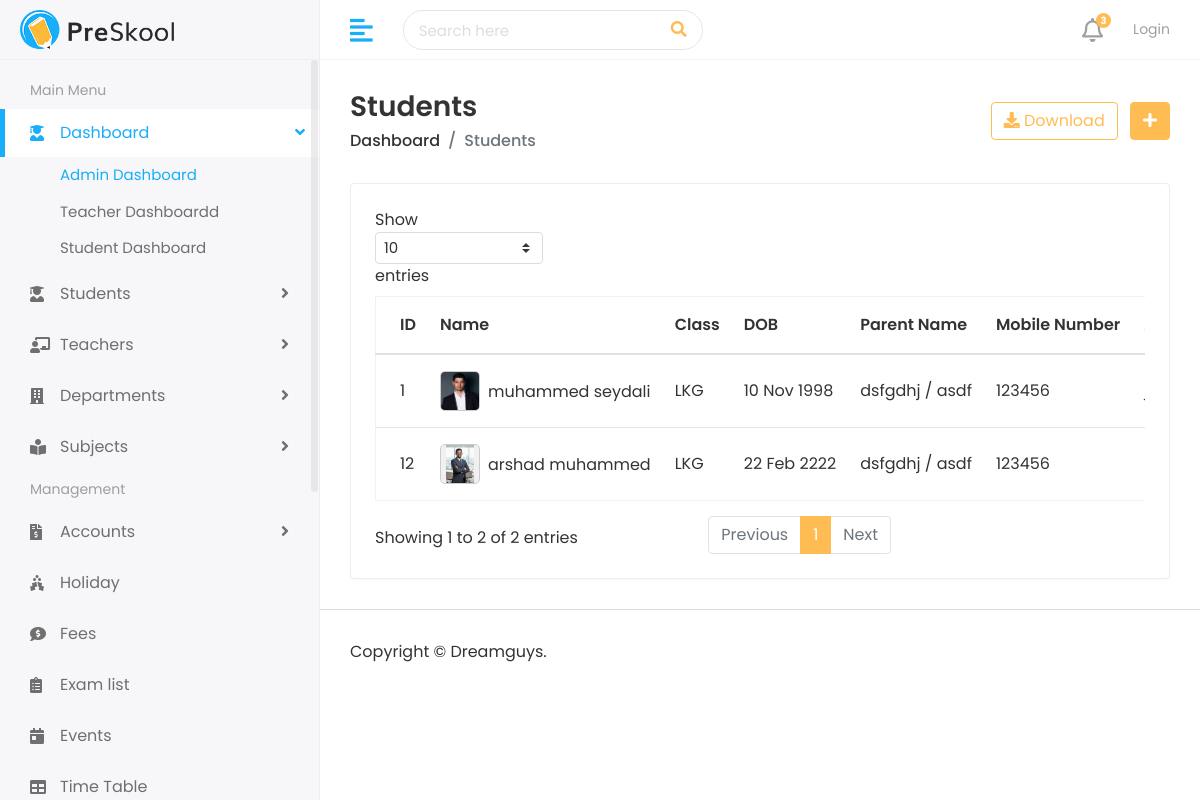
/student-list/, run on the app's committed database.
### student/models.py (models this page shows, shortened)
class Student(models.Model):
    first_name = models.CharField(max_length=100)
    last_name = models.CharField(max_length=100)
    slug = models.SlugField(max_length=255, unique=True, blank=True)
    student_id = models.CharField(max_length=100, unique=True)
    gender = models.CharField(
        max_length=10,
        choices=[('Male', 'Male'), ('Female', 'Female')]
    )
    date_of_birth = models.DateField()
    student_class = models.CharField(max_length=100)
    religion = models.CharField(max_length=100)
    joining_date = models.DateField()
    mobile_number = models.CharField(max_length=15)
    admission_number = models.CharField(max_length=15, unique=True)
    section = models.CharField(max_length=15)
    student_image = models.ImageField(upload_to="student/", blank=True, null=True)
    parent = models.OneToOneField(Parent, on_delete=models.CASCADE)

class Parent(models.Model):
    father_name = models.CharField(max_length=100)
    father_occupation = models.CharField(max_length=100)
    father_mobile = models.CharField(max_length=15)
    father_email = models.EmailField(max_length=100)
    mother_name = models.CharField(max_length=100)
    mother_email = models.EmailField(max_length=100)
    mother_mobile = models.CharField(max_length=15)
    present_address = models.TextField()
    permanent_address = models.TextField()

### student/views.py (the view)
# urls.py: path('student-list/', views.student_list, name='student-list'),
def student_list(request):
    try:
        student_list = Student.objects.select_related('parent').all()
        context = {
            'student_list': student_list
        }
        return render(request, 'students/students.html', context)
    except Exception as e:
        messages.error(request, f"Error fetching student list: {e}")
        return render(request, 'students/students.html', {'student_list': []})

### templates/students/students.html (shortened to what this page needs)
{% extends 'home/base.html' %}
{% load static %}
{% block body %}
<div class="page-wrapper">
  <div class="content container-fluid">
    <div class="page-header">
      <div class="row align-items-center">
        <div class="col">
          <h3 class="page-title">Students</h3>
          <ul class="breadcrumb">
            <li class="breadcrumb-item"><a href="{% url 'student-list' %}">Dashboard</a></li>
            <li class="breadcrumb-item active">Students</li>
          </ul>
        </div>
        <div class="col-auto text-right float-right ml-auto">
          <a href="#" class="btn btn-outline-primary mr-2">
            <i class="fas fa-download"></i> Download
          </a>
          <a href="{% url 'add-student' %}" class="btn btn-primary">
            <i class="fas fa-plus"></i>
          </a>
        </div>
      </div>
    </div>
    <div class="row">
      <div class="col-sm-12">
        <div class="card card-table">
          <div class="card-body">
            <div class="table-responsive">
              <table class="table table-hover table-center mb-0 datatable">
                <thead>
                  <tr>
                    <th>ID</th>
                    <th>Name</th>
                    <th>Class</th>
                    <th>DOB</th>
                    <th>Parent Name</th>
                    <th>Mobile Number</th>
                    <th>Address</th>
                  </tr>
                </thead>
                <tbody>
                  {% for student in student_list %}
                  <tr>
                    <td>{{ student.student_id }}</td>
                    <td>
                     <h2 class="table-avatar">
                        <a href="{% url 'student-details' student.student_id %}" class="avatar avatar-sm mr-2">
                           {% if student.student_image %}
                           <img src="{{ student.student_image.url }}"
                                class="mr-3" alt="{{ student.first_name }} {{ student.last_name }}"  width="150" height="120"
                                style="object-fit: contain; border-radius: 5px; border: 1px solid #ccc; background-color:#f0f0f0;">
                         {% else %}
                           <img src="{% static 'assets/img/user.jpg' %}" class="mr-3"  alt="No Image"  width="150" height="120"
                           style="object-fit: contain; border-radius: 5px; border: 1px solid #ccc; background-color:#f0f0f0;">
                         {% endif %}
                        </a>
                        <a href="{% url 'student-details' student.student_id%}">
                            {{ student.first_name }} {{ student.last_name }}
                        </a>
                    </h2>
                    </td>
                    <td>{{ student.student_class }}</td>
                    <td>{{ student.date_of_birth|date:"d M Y" }}</td>
                    <td>{{ student.parent.father_name }} / {{ student.parent.mother_name }}</td>
                    <td>{{ student.parent.father_mobile }}</td>
                    <td>{{ student.parent.present_address }}</td>
                  </tr>
                  {% empty %}
                  <tr>
                    <td colspan="8" class="text-center text-muted">No students found.</td>
                  </tr>
                  {% endfor %}
                </tbody>
              </table>
            </div>
          </div>
        </div>
      </div>
    </div>
  </div>
  <footer>
    <p>Copyright © {{ now|date:"Y" }} Dreamguys.</p>
  </footer>
</div>
{% endblock %}

### static/assets/css/style.css (style rules this page uses)
html { height: 100%; }
body { background-color: #fff; color: #333; font-family: 'Poppins', sans-serif; font-size: 1rem; height: 100%; line-height: 1.5; overflow-x: hidden; }
h1, h2, h3, h4, h5, h6 { font-family: 'Poppins', sans-serif; margin-top: 0; }
ul, ol { padding: 0px; list-style: none; }
.table { color: #333; max-width: 100%; margin-bottom: 0; width: 100%; }
.table.dataTable { border-collapse: collapse !important; border: 1px solid rgba(0, 0, 0, 0.05); }
table.table td h2 { display: inline-block; font-size: inherit; font-weight: 400; margin: 0; padding: 0; vertical-align: middle; }
table.table td h2.table-avatar { align-items: center; display: inline-flex; font-size: inherit; font-weight: 400; margin: 0; padding: 0; vertical-align: middle; white-space: nowrap; }
table.table td h2 a { color: #333; }
.table thead tr th { font-weight: 600; }
.table tbody tr { border-bottom: 1px solid rgba(0, 0, 0, 0.05); }
.table.table-center td, .table.table-center th { vertical-align: middle; }
.card-table .card-body .table > thead > tr > th { border-top: 0; }
.card-table .card-body .table tr td:first-child, .card-table .card-body .table tr th:first-child { padding-left: 1.5rem; }
.card-table .table td, .card-table .table th { border-top: 1px solid #e2e5e8; padding: 1rem 0.75rem; white-space: nowrap; }
.btn-primary { background-color: #FFBC53; border: 1px solid #FFBC53; }
.btn-outline-primary { color: #FFBC53; border-color: #FFBC53; }
.card { border: 1px solid #ececf5; box-shadow: 0 1px 3px 0 rgba(0, 0, 0, 0.03); margin-bottom: 1.875rem; }
.card-body { padding: 1.5rem; }
.avatar { position: relative; display: inline-block; width: 3rem; height: 3rem }
.avatar > img { width: 100%; height: 100%; -o-object-fit: cover; object-fit: cover; }
.avatar-sm { width: 2.5rem; height: 2.5rem; }
footer { padding: 1.875rem 1.875rem; border-top: 1px solid #ddd; }
footer p { margin: 0px; }
.page-wrapper { margin-left: 320px; padding-top: 60px; position: relative; transition: all 0.4s ease; }
.page-wrapper > .content { padding: 1.875rem 1.875rem 0; }
.page-header { margin-bottom: 1.875rem; }
.page-header .breadcrumb { background-color: transparent; color: #6c757d; font-size: 1rem; font-weight: 500; margin-bottom: 0; padding: 0; }
.page-header .breadcrumb a { color: #333; }
.page-title { font-size: 28px; font-weight: 600; color: #333; margin-bottom: 5px; }

### data on the page
Student: student_id "1", first_name "muhammed", last_name "seydali", student_class "LKG", date_of_birth "10 Nov 1998", parent.father_name "dsfgdhj", parent.mother_name "asdf", parent.father_mobile "123456"
Student: student_id "12", student_image (picture), first_name "arshad", last_name "muhammed", student_class "LKG", date_of_birth "22 Feb 2222", parent.father_name "dsfgdhj", parent.mother_name "asdf", parent.father_mobile "123456"
